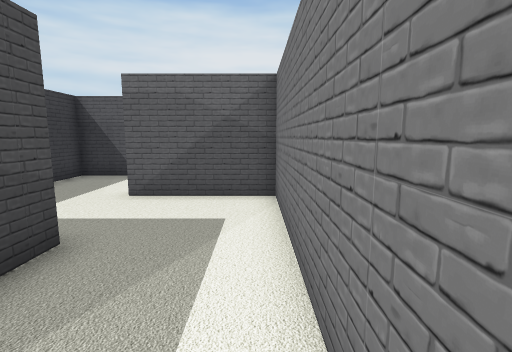
[1] (above)

16 first-person views from a walk through a scene from a Unity 3-D project. The camera is 1.5 m above the floor, tilts 8° down and sees 85° across. The floor is counted in squares, 1 m on a side. Each view is taken from the middle of a square. On the plan, view 1 faces up. The plan holds only what a view shows up to about 14 squares ahead; the rest is blank. The place goes on beyond the plan. The player is left out. Door leaves are left out, so doorways stand open.

[2]
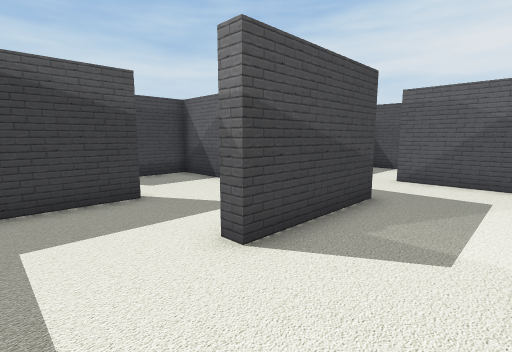

[3]
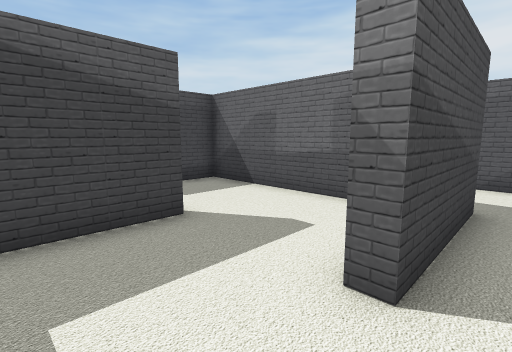

[4]
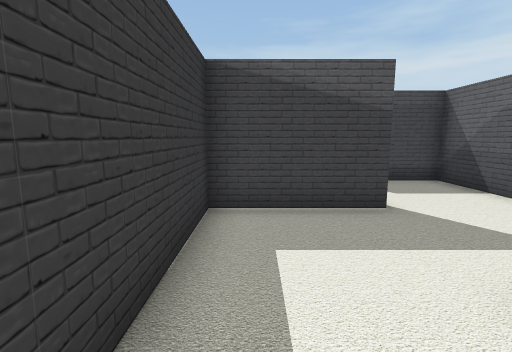

[5]
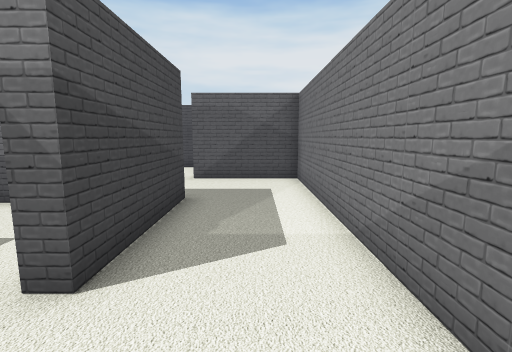

[6]
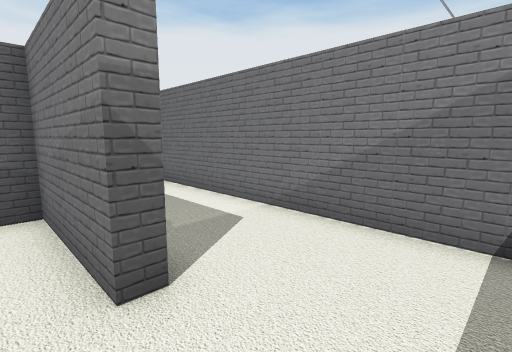

[7]
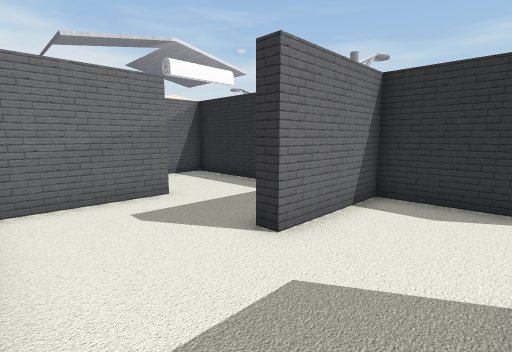

[8]
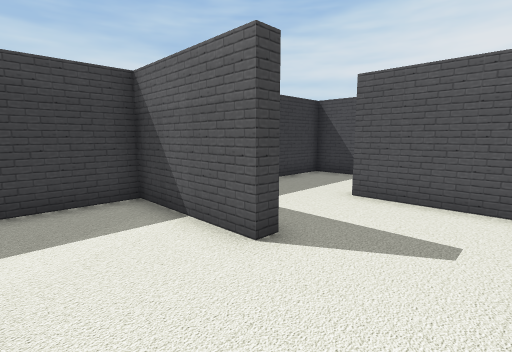

[9]
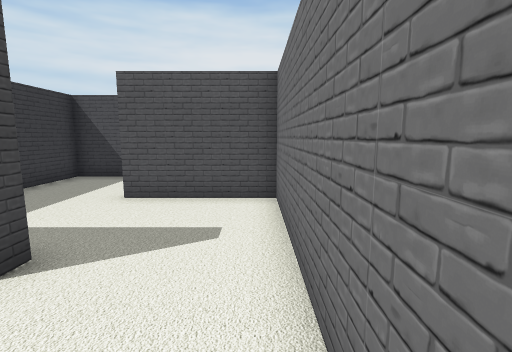

[10]
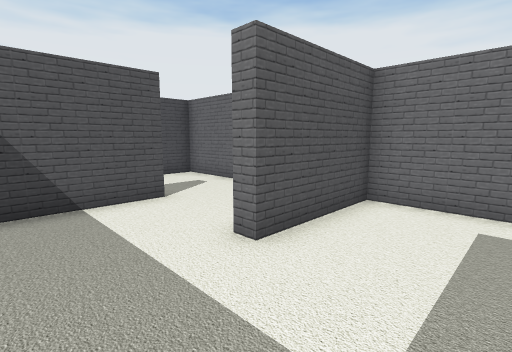

[11]
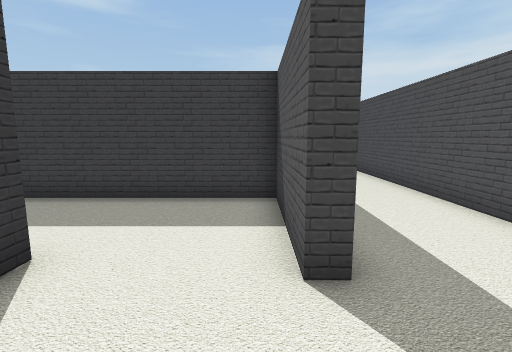

[12]
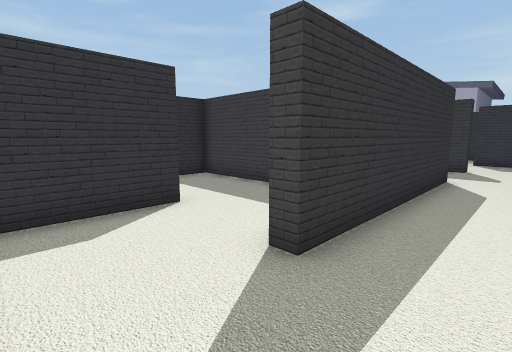

[13]
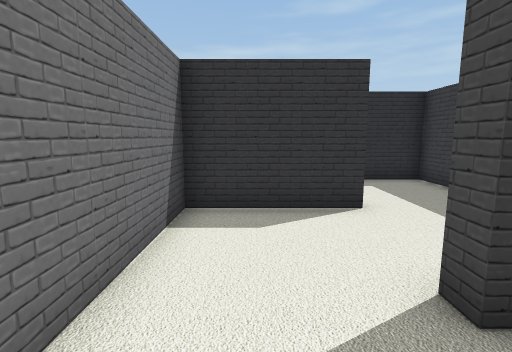

[14]
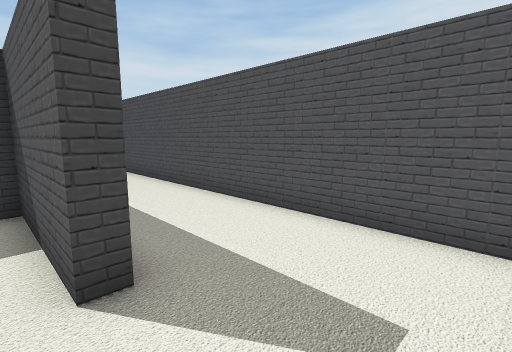

[15]
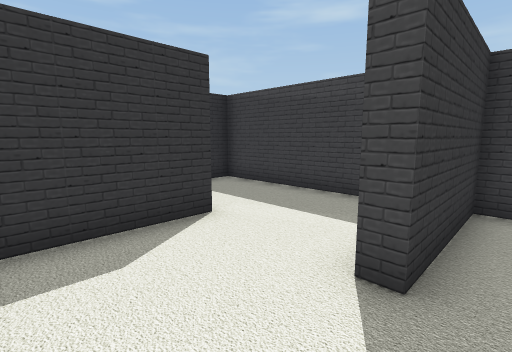

[16]
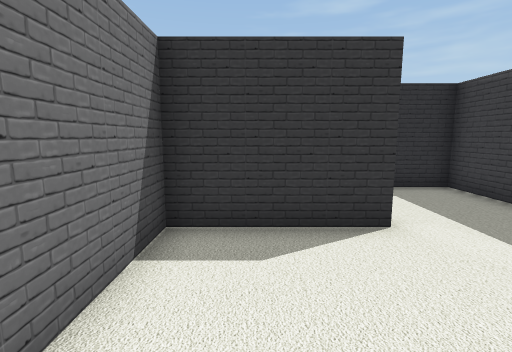

### Floor plan
Points are (right, up) in squares from view 1. A wall is a line through its corners. A room is listed if a view was taken in it or the views show most of it. See-through windows are left out.
Room 1 (views 1, 2, 3, 4, 5, 6, 7)
walls: (-2.7, 3.9) (-2.7, -0.5) (-3.3, -0.5) (-3.3, 3.3) (-10.5, 3.3) (-10.5, 2.9); (-9.9, -4) (-7.3, -4) (-7.3, -0.3) (-6.7, -0.3) (-6.7, -4) (0.5, -4) (0.5, 7) (-3.2, 7)
ways out: opening at (-3, 5.5) to room 2
Room 2 (views 8, 9, 10, 11, 12, 13, 14, 15, 16)
walls: (-3.4, 7.5) (0.5, 7.5) (0.5, 14.8) (-3.3, 14.8) (-3.3, 15.3) (0.5, 15.3) (0.5, 22.5) (-10.5, 22.5); (-10.5, 19) (-2.7, 19) (-2.7, 18.5) (-6.7, 18.5) (-6.7, 11.3) (-2.7, 11.3) (-2.7, 10.8) (-6.7, 10.8) (-6.7, 3.8) (-5.1, 3.8)
ways out: opening at (-3, 5.5) to room 1

Positions as (right, up) in squares from view 1, and headings:
1: (0, 0), facing up
2: (0, -3), facing up-left
3: (-2, -3), facing up-left
4: (-1, -3), facing left
5: (-1, -3), facing up
6: (-4, -3), facing up-right
7: (-10, 3), facing down-right
8: (0, 8), facing up-left
9: (0, 8), facing up
10: (-6, 12), facing up-right
11: (0, 18), facing left
12: (0, 21), facing down-left
13: (-1, 21), facing down
14: (0, 18), facing up-left
15: (0, 12), facing down-left
16: (-1, 12), facing down
